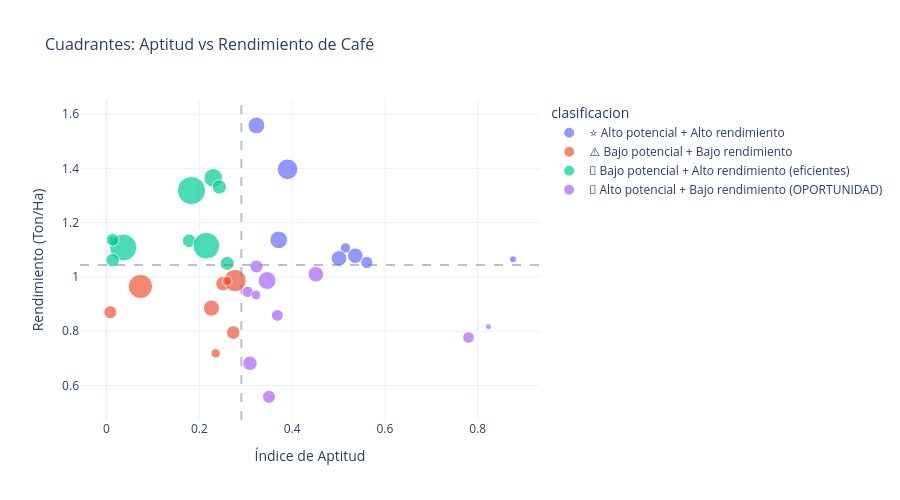

The code cell stored with this chart in its notebook:
### Markdown cell above
---
## 7️⃣ Municipios con potencial de mejora

### Code cell
# Identificar municipios con alta aptitud pero bajo aprovechamiento actual
# (alta aptitud = mucha área apta, bajo rendimiento = oportunidad de mejora)

try:
    if len(merged) > 0:
        # Clasificar municipios
        apt_median = merged['indice_aptitud_cafe'].median()
        rend_median = merged['rendimiento_promedio'].median()
        
        merged['clasificacion'] = 'Sin clasificar'
        merged.loc[(merged['indice_aptitud_cafe'] >= apt_median) & 
                   (merged['rendimiento_promedio'] >= rend_median), 'clasificacion'] = '⭐ Alto potencial + Alto rendimiento'
        merged.loc[(merged['indice_aptitud_cafe'] >= apt_median) & 
                   (merged['rendimiento_promedio'] < rend_median), 'clasificacion'] = '🎯 Alto potencial + Bajo rendimiento (OPORTUNIDAD)'
        merged.loc[(merged['indice_aptitud_cafe'] < apt_median) & 
                   (merged['rendimiento_promedio'] >= rend_median), 'clasificacion'] = '💪 Bajo potencial + Alto rendimiento (eficientes)'
        merged.loc[(merged['indice_aptitud_cafe'] < apt_median) & 
                   (merged['rendimiento_promedio'] < rend_median), 'clasificacion'] = '⚠️ Bajo potencial + Bajo rendimiento'
        
        # Mostrar clasificación
        print('📋 Clasificación de municipios cafeteros:\n')
        for clasif in merged['clasificacion'].unique():
            munis = merged[merged['clasificacion'] == clasif]['municipio'].tolist()
            print(f'  {clasif}:')
            for m in munis:
                row = merged[merged['municipio'] == m].iloc[0]
                print(f'    - {m} (aptitud: {row["indice_aptitud_cafe"]:.3f}, rendimiento: {row["rendimiento_promedio"]:.2f} T/Ha)')
            print()
        
        # Gráfico de cuadrantes
        fig = px.scatter(merged, x='indice_aptitud_cafe', y='rendimiento_promedio',
                        color='clasificacion', hover_name='municipio',
                        size='area_total_ha',
                        title='Cuadrantes: Aptitud vs Rendimiento de Café',
                        labels={'indice_aptitud_cafe': 'Índice de Aptitud',
                                'rendimiento_promedio': 'Rendimiento (Ton/Ha)'},
                        template='plotly_white')
        fig.add_hline(y=rend_median, line_dash='dash', line_color='gray', opacity=0.5)
        fig.add_vline(x=apt_median, line_dash='dash', line_color='gray', opacity=0.5)
        fig.update_layout(font=dict(size=12), title_font_size=16, height=500)
        fig.show()
except:
    print('⚠️ Requiere datos de EVA para esta sección')

### Figure 1 — Plotly figure (JSON) as saved in the notebook; plotly's stock layout.template omitted (floating-point values rounded to 4 significant figures)
{"data": [{"hovertemplate": "<b>%{hovertext}</b><br><br>clasificacion=⭐ Alto potencial + Alto rendimiento<br>Índice de Aptitud=%{x}<br>Rendimiento (Ton/Ha)=%{y}<br>area_total_ha=%{marker.size}<extra></extra>", "hovertext": ["Alcalá", "Ansermanuevo", "Bugalagrande", "El Águila", "Pradera", "Restrepo", "Sevilla", "Trujillo"], "legendgroup": "⭐ Alto potencial + Alto rendimiento", "marker": {"color": "#636efa", "size": [6357.0, 30430.0, 39610.0, 18700.0, 35730.0, 13590.0, 53940.0, 30730.0], "sizemode": "area", "sizeref": 251.1, "symbol": "circle"}, "mode": "markers", "name": "⭐ Alto potencial + Alto rendimiento", "orientation": "v", "showlegend": true, "type": "scatter", "x": [0.876, 0.536, 0.371, 0.561, 0.323, 0.515, 0.39, 0.501], "xaxis": "x", "y": [1.065, 1.078, 1.137, 1.053, 1.558, 1.107, 1.397, 1.068], "yaxis": "y"}, {"hovertemplate": "<b>%{hovertext}</b><br><br>clasificacion=⚠️ Bajo potencial + Bajo rendimiento<br>Índice de Aptitud=%{x}<br>Rendimiento (Ton/Ha)=%{y}<br>area_total_ha=%{marker.size}<extra></extra>", "hovertext": ["Andalucía", "Bolívar", "El Cairo", "Ginebra", "Jamundí", "Vijes", "Yotoco", "Yumbo"], "legendgroup": "⚠️ Bajo potencial + Bajo rendimiento", "marker": {"color": "#EF553B", "size": [11100.0, 74280.0, 21230.0, 26800.0, 62320.0, 11260.0, 32750.0, 23190.0], "sizemode": "area", "sizeref": 251.1, "symbol": "circle"}, "mode": "markers", "name": "⚠️ Bajo potencial + Bajo rendimiento", "orientation": "v", "showlegend": true, "type": "scatter", "x": [0.235, 0.073, 0.008, 0.251, 0.277, 0.26, 0.226, 0.273], "xaxis": "x", "y": [0.7183, 0.965, 0.87, 0.975, 0.9867, 0.985, 0.885, 0.795], "yaxis": "y"}, {"hovertemplate": "<b>%{hovertext}</b><br><br>clasificacion=💪 Bajo potencial + Alto rendimiento (eficientes)<br>Índice de Aptitud=%{x}<br>Rendimiento (Ton/Ha)=%{y}<br>area_total_ha=%{marker.size}<extra></extra>", "hovertext": ["Argelia", "Cartago", "Dagua", "El Cerrito", "El Dovio", "La Cumbre", "Palmira", "Roldanillo", "Tuluá", "Versalles"], "legendgroup": "💪 Bajo potencial + Alto rendimiento (eficientes)", "marker": {"color": "#00cc96", "size": [9044.0, 24740.0, 91940.0, 44190.0, 20630.0, 25480.0, 100400.0, 23520.0, 90280.0, 23120.0], "sizemode": "area", "sizeref": 251.1, "symbol": "circle"}, "mode": "markers", "name": "💪 Bajo potencial + Alto rendimiento (eficientes)", "orientation": "v", "showlegend": true, "type": "scatter", "x": [0.014, 0.26, 0.036, 0.23, 0.013, 0.243, 0.183, 0.178, 0.215, 0.013], "xaxis": "x", "y": [1.133, 1.05, 1.108, 1.365, 1.137, 1.332, 1.318, 1.133, 1.115, 1.062], "yaxis": "y"}, {"hovertemplate": "<b>%{hovertext}</b><br><br>clasificacion=🎯 Alto potencial + Bajo rendimiento (OPORTUNIDAD)<br>Índice de Aptitud=%{x}<br>Rendimiento (Ton/Ha)=%{y}<br>area_total_ha=%{marker.size}<extra></extra>", "hovertext": ["Caicedonia", "Florida", "Guacarí", "La Unión", "La Victoria", "Obando", "Riofrío", "San Pedro", "Toro", "Ulloa"], "legendgroup": "🎯 Alto potencial + Bajo rendimiento (OPORTUNIDAD)", "marker": {"color": "#ab63fa", "size": [16710.0, 40390.0, 16320.0, 12010.0, 26500.0, 21480.0, 30730.0, 21070.0, 17820.0, 4236.0], "sizemode": "area", "sizeref": 251.1, "symbol": "circle"}, "mode": "markers", "name": "🎯 Alto potencial + Bajo rendimiento (OPORTUNIDAD)", "orientation": "v", "showlegend": true, "type": "scatter", "x": [0.78, 0.346, 0.304, 0.322, 0.309, 0.323, 0.451, 0.35, 0.368, 0.823], "xaxis": "x", "y": [0.7767, 0.9867, 0.945, 0.9333, 0.6817, 1.038, 1.01, 0.5583, 0.8583, 0.8167], "yaxis": "y"}], "layout": {"font": {"size": 12}, "height": 500, "legend": {"itemsizing": "constant", "title": {"text": "clasificacion"}, "tracegroupgap": 0}, "shapes": [{"line": {"color": "gray", "dash": "dash"}, "opacity": 0.5, "type": "line", "x0": 0, "x1": 1, "xref": "x domain", "y0": 1.044, "y1": 1.044, "yref": "y"}, {"line": {"color": "gray", "dash": "dash"}, "opacity": 0.5, "type": "line", "x0": 0.2905, "x1": 0.2905, "xref": "x", "y0": 0, "y1": 1, "yref": "y domain"}], "title": {"font": {"size": 16}, "text": "Cuadrantes: Aptitud vs Rendimiento de Café"}, "xaxis": {"anchor": "y", "domain": [0, 1], "title": {"text": "Índice de Aptitud"}}, "yaxis": {"anchor": "x", "domain": [0, 1], "title": {"text": "Rendimiento (Ton/Ha)"}}}}
